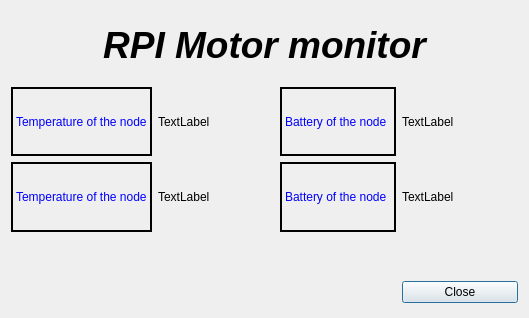
<?xml version="1.0" encoding="UTF-8"?>
<ui version="4.0">
 <class>Dialog</class>
 <widget class="QDialog" name="Dialog">
  <property name="geometry">
   <rect>
    <x>0</x>
    <y>0</y>
    <width>529</width>
    <height>318</height>
   </rect>
  </property>
  <property name="windowTitle">
   <string>Dialog</string>
  </property>
  <property name="autoFillBackground">
   <bool>true</bool>
  </property>
  <property name="modal">
   <bool>false</bool>
  </property>
  <layout class="QGridLayout" name="gridLayout">
   <item row="4" column="0">
    <widget class="QLabel" name="l10">
     <property name="styleSheet">
      <string notr="true">border-color: rgb(104, 34, 255);
border: 2px solid;
color: blue;</string>
     </property>
     <property name="text">
      <string>Temperature of the node</string>
     </property>
    </widget>
   </item>
   <item row="4" column="3">
    <widget class="QLabel" name="v11">
     <property name="text">
      <string>TextLabel</string>
     </property>
    </widget>
   </item>
   <item row="2" column="2">
    <widget class="QLabel" name="l01">
     <property name="styleSheet">
      <string notr="true">border: 2px solid black;
color:blue;</string>
     </property>
     <property name="text">
      <string>Battery of the node</string>
     </property>
    </widget>
   </item>
   <item row="2" column="3">
    <widget class="QLabel" name="v01">
     <property name="text">
      <string>TextLabel</string>
     </property>
    </widget>
   </item>
   <item row="2" column="0">
    <widget class="QLabel" name="l00">
     <property name="styleSheet">
      <string notr="true">border-color: rgb(104, 34, 255);
border: 2px solid;
color: blue;</string>
     </property>
     <property name="text">
      <string>Temperature of the node</string>
     </property>
    </widget>
   </item>
   <item row="6" column="3">
    <widget class="QPushButton" name="closeButton">
     <property name="text">
      <string>Close</string>
     </property>
    </widget>
   </item>
   <item row="6" column="1">
    <spacer name="verticalSpacer">
     <property name="orientation">
      <enum>Qt::Vertical</enum>
     </property>
     <property name="sizeType">
      <enum>QSizePolicy::Fixed</enum>
     </property>
     <property name="sizeHint" stdset="0">
      <size>
       <width>20</width>
       <height>29</height>
      </size>
     </property>
    </spacer>
   </item>
   <item row="4" column="1">
    <widget class="QLabel" name="v10">
     <property name="text">
      <string>TextLabel</string>
     </property>
    </widget>
   </item>
   <item row="2" column="1">
    <widget class="QLabel" name="v00">
     <property name="text">
      <string>TextLabel</string>
     </property>
    </widget>
   </item>
   <item row="4" column="2">
    <widget class="QLabel" name="l11">
     <property name="styleSheet">
      <string notr="true">border: 2px solid black;
color:blue;</string>
     </property>
     <property name="text">
      <string>Battery of the node</string>
     </property>
    </widget>
   </item>
   <item row="5" column="1">
    <spacer name="verticalSpacer_2">
     <property name="orientation">
      <enum>Qt::Vertical</enum>
     </property>
     <property name="sizeType">
      <enum>QSizePolicy::Fixed</enum>
     </property>
     <property name="sizeHint" stdset="0">
      <size>
       <width>20</width>
       <height>40</height>
      </size>
     </property>
    </spacer>
   </item>
   <item row="1" column="0" colspan="4">
    <widget class="QLabel" name="heading">
     <property name="text">
      <string>&lt;html&gt;&lt;head/&gt;&lt;body&gt;&lt;p align=&quot;center&quot;&gt;&lt;span style=&quot; font-size:28pt; font-weight:600; font-style:italic;&quot;&gt;RPI Motor monitor&lt;/span&gt;&lt;/p&gt;&lt;/body&gt;&lt;/html&gt;</string>
     </property>
    </widget>
   </item>
  </layout>
 </widget>
 <resources/>
 <connections/>
</ui>
